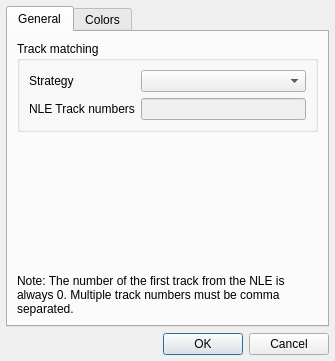
<?xml version="1.0" encoding="UTF-8"?>
<ui version="4.0">
 <class>VideoInputProperties</class>
 <widget class="QDialog" name="VideoInputProperties">
  <property name="geometry">
   <rect>
    <x>0</x>
    <y>0</y>
    <width>335</width>
    <height>361</height>
   </rect>
  </property>
  <property name="windowTitle">
   <string>Input properties</string>
  </property>
  <layout class="QVBoxLayout" name="verticalLayout">
   <property name="leftMargin">
    <number>6</number>
   </property>
   <property name="topMargin">
    <number>6</number>
   </property>
   <property name="rightMargin">
    <number>6</number>
   </property>
   <property name="bottomMargin">
    <number>6</number>
   </property>
   <item>
    <widget class="QTabWidget" name="tabWidget">
     <property name="currentIndex">
      <number>0</number>
     </property>
     <widget class="QWidget" name="general">
      <attribute name="title">
       <string>General</string>
      </attribute>
      <layout class="QVBoxLayout" name="verticalLayout_3">
       <item>
        <widget class="QGroupBox" name="groupBox_3">
         <property name="title">
          <string>Track matching</string>
         </property>
         <layout class="QFormLayout" name="formLayout">
          <item row="0" column="0">
           <widget class="QLabel" name="label_5">
            <property name="text">
             <string>Strategy</string>
            </property>
           </widget>
          </item>
          <item row="0" column="1">
           <widget class="QComboBox" name="trackStrategy"/>
          </item>
          <item row="1" column="0">
           <widget class="QLabel" name="label_6">
            <property name="text">
             <string>NLE Track numbers</string>
            </property>
           </widget>
          </item>
          <item row="1" column="1">
           <widget class="QLineEdit" name="lineEdit">
            <property name="enabled">
             <bool>false</bool>
            </property>
            <property name="readOnly">
             <bool>false</bool>
            </property>
           </widget>
          </item>
         </layout>
        </widget>
       </item>
       <item>
        <spacer name="verticalSpacer_2">
         <property name="orientation">
          <enum>Qt::Vertical</enum>
         </property>
         <property name="sizeHint" stdset="0">
          <size>
           <width>20</width>
           <height>40</height>
          </size>
         </property>
        </spacer>
       </item>
       <item>
        <widget class="QLabel" name="label_8">
         <property name="text">
          <string>Note: The number of the first track from the NLE is always 0. Multiple track numbers must be comma separated.</string>
         </property>
         <property name="wordWrap">
          <bool>true</bool>
         </property>
        </widget>
       </item>
      </layout>
     </widget>
     <widget class="QWidget" name="colors">
      <attribute name="title">
       <string>Colors</string>
      </attribute>
      <layout class="QVBoxLayout" name="verticalLayout_2">
       <item>
        <widget class="QGroupBox" name="groupBox">
         <property name="title">
          <string>Color range</string>
         </property>
         <property name="flat">
          <bool>false</bool>
         </property>
         <property name="checkable">
          <bool>false</bool>
         </property>
         <layout class="QHBoxLayout" name="horizontalLayout">
          <item>
           <widget class="QLabel" name="label">
            <property name="text">
             <string>Range</string>
            </property>
           </widget>
          </item>
          <item>
           <widget class="QRadioButton" name="colorRangeAuto">
            <property name="text">
             <string>Auto</string>
            </property>
            <property name="checked">
             <bool>true</bool>
            </property>
           </widget>
          </item>
          <item>
           <widget class="QRadioButton" name="colorRangeLimited">
            <property name="text">
             <string>Limited</string>
            </property>
           </widget>
          </item>
          <item>
           <widget class="QRadioButton" name="colorRangeFull">
            <property name="text">
             <string>Full</string>
            </property>
           </widget>
          </item>
         </layout>
        </widget>
       </item>
       <item>
        <widget class="QGroupBox" name="groupBox_2">
         <property name="title">
          <string>Color space</string>
         </property>
         <property name="flat">
          <bool>false</bool>
         </property>
         <property name="checkable">
          <bool>false</bool>
         </property>
         <layout class="QFormLayout" name="formLayout_2">
          <item row="0" column="0">
           <widget class="QLabel" name="label_2">
            <property name="text">
             <string>Matrix</string>
            </property>
           </widget>
          </item>
          <item row="0" column="1">
           <widget class="QComboBox" name="colorMatrix"/>
          </item>
          <item row="1" column="0">
           <widget class="QLabel" name="label_3">
            <property name="text">
             <string>Primaries</string>
            </property>
           </widget>
          </item>
          <item row="1" column="1">
           <widget class="QComboBox" name="colorPrimaries"/>
          </item>
          <item row="2" column="0">
           <widget class="QLabel" name="label_4">
            <property name="text">
             <string>Transfer</string>
            </property>
           </widget>
          </item>
          <item row="2" column="1">
           <widget class="QComboBox" name="colorTransfer"/>
          </item>
         </layout>
        </widget>
       </item>
       <item>
        <spacer name="verticalSpacer">
         <property name="orientation">
          <enum>Qt::Vertical</enum>
         </property>
         <property name="sizeHint" stdset="0">
          <size>
           <width>20</width>
           <height>40</height>
          </size>
         </property>
        </spacer>
       </item>
       <item>
        <widget class="QLabel" name="label_7">
         <property name="text">
          <string>VoukoderPro will try to use the setting provided by the NLE when set to auto.</string>
         </property>
         <property name="wordWrap">
          <bool>true</bool>
         </property>
        </widget>
       </item>
      </layout>
     </widget>
    </widget>
   </item>
   <item>
    <widget class="QDialogButtonBox" name="buttonBox">
     <property name="orientation">
      <enum>Qt::Horizontal</enum>
     </property>
     <property name="standardButtons">
      <set>QDialogButtonBox::Cancel|QDialogButtonBox::Ok</set>
     </property>
    </widget>
   </item>
  </layout>
 </widget>
 <resources/>
 <connections>
  <connection>
   <sender>buttonBox</sender>
   <signal>accepted()</signal>
   <receiver>VideoInputProperties</receiver>
   <slot>accept()</slot>
   <hints>
    <hint type="sourcelabel">
     <x>248</x>
     <y>254</y>
    </hint>
    <hint type="destinationlabel">
     <x>157</x>
     <y>274</y>
    </hint>
   </hints>
  </connection>
  <connection>
   <sender>buttonBox</sender>
   <signal>rejected()</signal>
   <receiver>VideoInputProperties</receiver>
   <slot>reject()</slot>
   <hints>
    <hint type="sourcelabel">
     <x>316</x>
     <y>260</y>
    </hint>
    <hint type="destinationlabel">
     <x>286</x>
     <y>274</y>
    </hint>
   </hints>
  </connection>
 </connections>
</ui>
